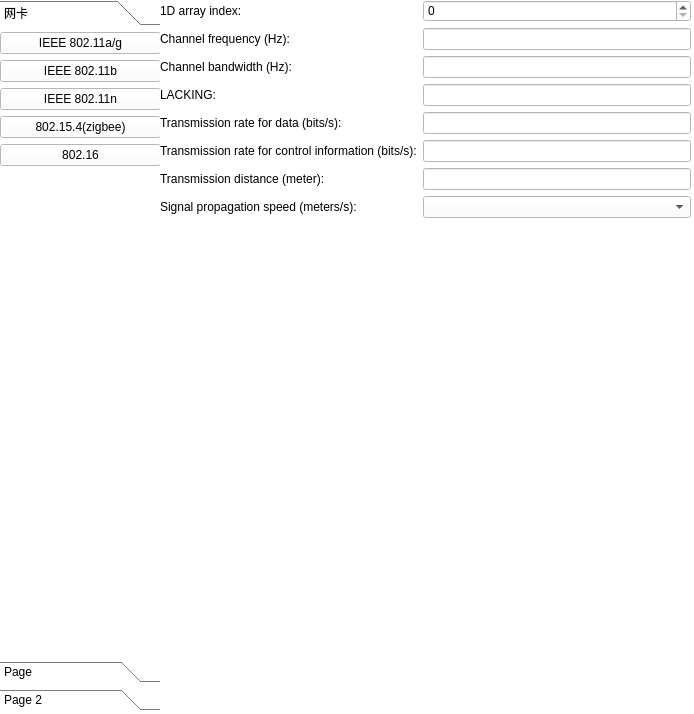
<?xml version="1.0" encoding="UTF-8"?>
<ui version="4.0">
 <class>Frame</class>
 <widget class="QFrame" name="Frame">
  <property name="geometry">
   <rect>
    <x>0</x>
    <y>0</y>
    <width>694</width>
    <height>714</height>
   </rect>
  </property>
  <property name="windowTitle">
   <string>Frame</string>
  </property>
  <property name="styleSheet">
   <string notr="true">background-color: rgb(255, 255, 255)</string>
  </property>
  <widget class="QWidget" name="verticalLayoutWidget">
   <property name="geometry">
    <rect>
     <x>0</x>
     <y>0</y>
     <width>160</width>
     <height>711</height>
    </rect>
   </property>
   <layout class="QVBoxLayout">
    <property name="sizeConstraint">
     <enum>QLayout::SetDefaultConstraint</enum>
    </property>
    <property name="leftMargin">
     <number>0</number>
    </property>
    <item>
     <widget class="QToolBox" name="toolBox">
      <property name="currentIndex">
       <number>0</number>
      </property>
      <widget class="QWidget" name="page">
       <property name="geometry">
        <rect>
         <x>0</x>
         <y>0</y>
         <width>158</width>
         <height>631</height>
        </rect>
       </property>
       <attribute name="label">
        <string>网卡</string>
       </attribute>
       <widget class="QWidget" name="formLayoutWidget">
        <property name="geometry">
         <rect>
          <x>0</x>
          <y>0</y>
          <width>161</width>
          <height>141</height>
         </rect>
        </property>
        <layout class="QFormLayout" name="formLayout">
         <item row="0" column="0" colspan="2">
          <widget class="QPushButton" name="pushButton">
           <property name="text">
            <string>IEEE 802.11a/g</string>
           </property>
          </widget>
         </item>
         <item row="1" column="0" colspan="2">
          <widget class="QPushButton" name="pushButton_2">
           <property name="text">
            <string>IEEE 802.11b</string>
           </property>
          </widget>
         </item>
         <item row="2" column="0" colspan="2">
          <widget class="QPushButton" name="pushButton_3">
           <property name="text">
            <string>IEEE 802.11n</string>
           </property>
          </widget>
         </item>
         <item row="3" column="0" colspan="2">
          <widget class="QPushButton" name="pushButton_4">
           <property name="text">
            <string>802.15.4(zigbee)</string>
           </property>
          </widget>
         </item>
         <item row="4" column="0" colspan="2">
          <widget class="QPushButton" name="pushButton_5">
           <property name="text">
            <string>802.16</string>
           </property>
          </widget>
         </item>
        </layout>
       </widget>
      </widget>
      <widget class="QWidget" name="page_3">
       <attribute name="label">
        <string>Page</string>
       </attribute>
      </widget>
      <widget class="QWidget" name="page_2">
       <property name="geometry">
        <rect>
         <x>0</x>
         <y>0</y>
         <width>158</width>
         <height>631</height>
        </rect>
       </property>
       <attribute name="label">
        <string>Page 2</string>
       </attribute>
      </widget>
     </widget>
    </item>
   </layout>
  </widget>
  <widget class="QWidget" name="formLayoutWidget_2">
   <property name="geometry">
    <rect>
     <x>160</x>
     <y>0</y>
     <width>531</width>
     <height>711</height>
    </rect>
   </property>
   <layout class="QFormLayout" name="formLayout_2">
    <item row="0" column="0">
     <widget class="QLabel" name="label">
      <property name="text">
       <string>1D array index:</string>
      </property>
     </widget>
    </item>
    <item row="1" column="0">
     <widget class="QLabel" name="label_2">
      <property name="text">
       <string>Channel frequency (Hz): </string>
      </property>
     </widget>
    </item>
    <item row="2" column="0">
     <widget class="QLabel" name="label_3">
      <property name="text">
       <string>Channel bandwidth (Hz):</string>
      </property>
     </widget>
    </item>
    <item row="0" column="1">
     <widget class="QSpinBox" name="spinBox"/>
    </item>
    <item row="1" column="1">
     <widget class="QLineEdit" name="lineEdit"/>
    </item>
    <item row="3" column="0">
     <widget class="QLabel" name="label_4">
      <property name="text">
       <string>LACKING:</string>
      </property>
     </widget>
    </item>
    <item row="4" column="0">
     <widget class="QLabel" name="label_5">
      <property name="text">
       <string>Transmission rate for data (bits/s):</string>
      </property>
     </widget>
    </item>
    <item row="5" column="0">
     <widget class="QLabel" name="label_6">
      <property name="text">
       <string>Transmission rate for control information (bits/s):</string>
      </property>
     </widget>
    </item>
    <item row="6" column="0">
     <widget class="QLabel" name="label_7">
      <property name="text">
       <string>Transmission distance (meter):</string>
      </property>
     </widget>
    </item>
    <item row="7" column="0">
     <widget class="QLabel" name="label_8">
      <property name="text">
       <string>Signal propagation speed (meters/s):</string>
      </property>
     </widget>
    </item>
    <item row="2" column="1">
     <widget class="QLineEdit" name="lineEdit_2"/>
    </item>
    <item row="3" column="1">
     <widget class="QLineEdit" name="lineEdit_3"/>
    </item>
    <item row="4" column="1">
     <widget class="QLineEdit" name="lineEdit_4"/>
    </item>
    <item row="5" column="1">
     <widget class="QLineEdit" name="lineEdit_5"/>
    </item>
    <item row="6" column="1">
     <widget class="QLineEdit" name="lineEdit_6"/>
    </item>
    <item row="7" column="1">
     <widget class="QComboBox" name="comboBox"/>
    </item>
   </layout>
  </widget>
 </widget>
 <resources/>
 <connections/>
</ui>
